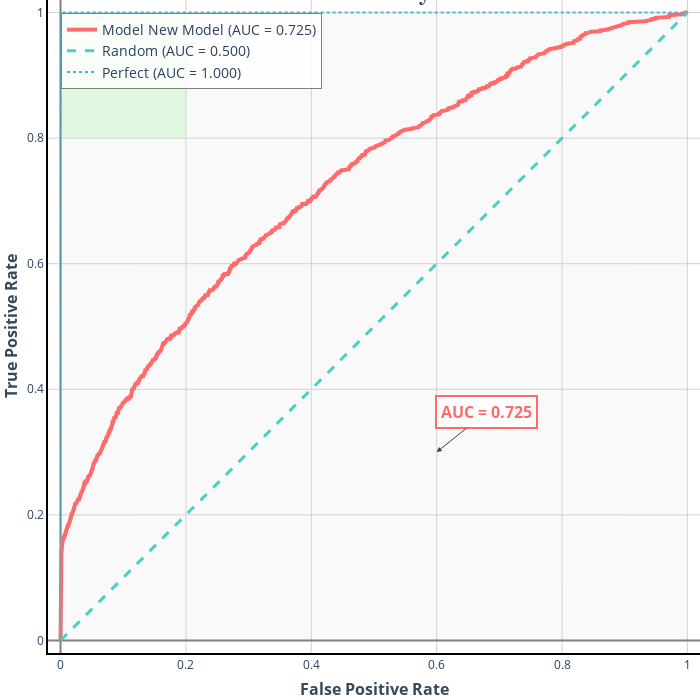
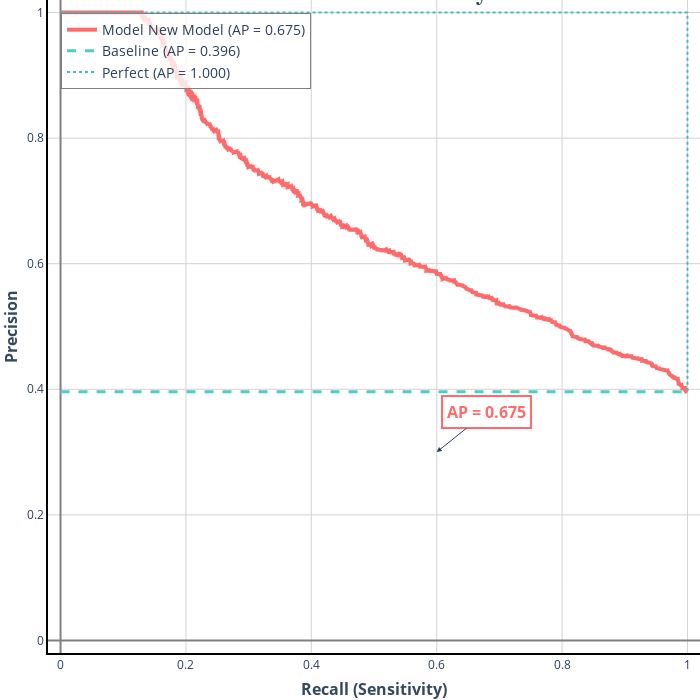
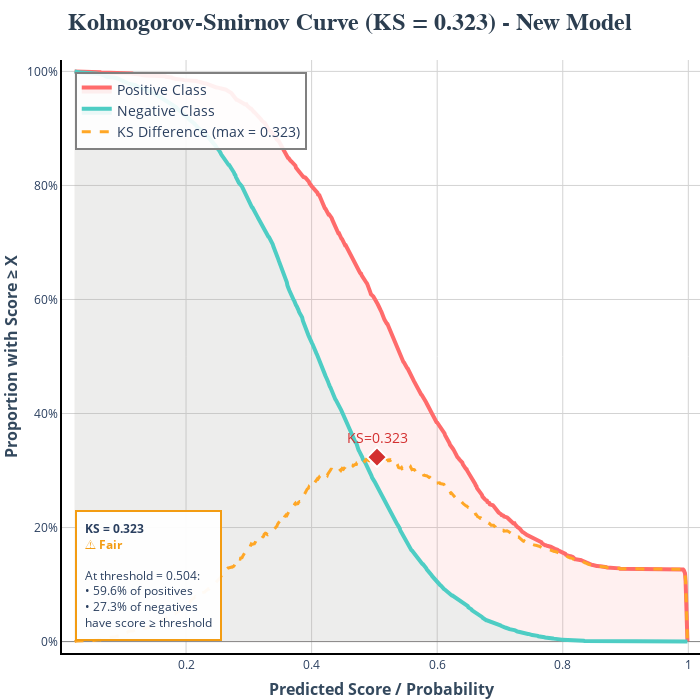
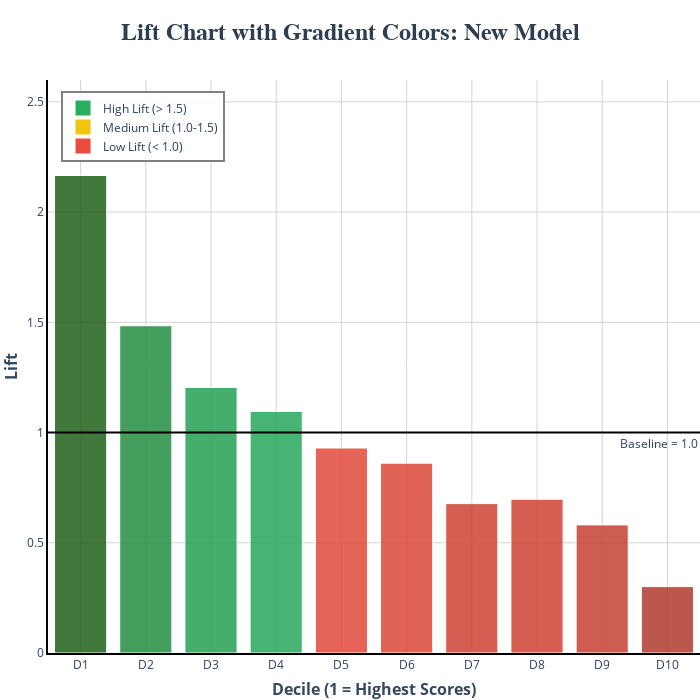

These figures' notebook cell, in order:
### Code cell
import pandas as pd
import numpy as np
from sklearn.metrics import roc_auc_score, accuracy_score, precision_score, recall_score, f1_score

from etl.util import prepare_dataset_without_leakage
from ml_features.features import prepare_features
from ml_features.customer_features import create_customer_features
from ml_features.sequence_features  import create_sequence_features
from ml_features.brand_features import create_brand_features
from ml_features.model_features import create_model_features
from ml_features.market_features import create_market_features
from ml_features.equipment_features import create_equipment_features
from ml_features.solution_complexity_features import create_solution_complexity_features
from ml_features.timeline_features import create_timeline_features, create_advanced_timeline_features, create_timeline_interaction_features
from ml_features.role_features import create_commercial_role_features
from ml_features.process_features import create_process_features
from ml_features.correction_features import create_correction_features
from ml_features.catboost_interaction_features import create_catboost_interaction_features
from ml_features.efficiency_interation_features import create_efficiency_interaction_features
from ml_features.engagement_interation_features import create_engagement_interaction_features
from ml_training.train_lgb import train_lgb
from ml_evaluation.dashboard import model_evaluation_report
from ml_evaluation.error_analysis import comprehensive_error_analysis, analyze_feature_contribution_to_errors, create_error_visualization

import warnings
warnings.filterwarnings('ignore')

# Load original clean quote data
df_quotes = pd.read_csv('cleaned_quote_data.csv')
df_quotes['dt_creation_devis'] = pd.to_datetime(df_quotes['dt_creation_devis'])
print(f"\n📊 Original quote data: {len(df_quotes):,} quotes from {df_quotes['numero_compte'].nunique():,} customers")


print("\n" + "="*80)
print("STRATEGY: CREATE FEATURES")
print("="*80)


# Create feature list
feature_funcs = [create_customer_features, create_sequence_features, create_brand_features, 
                 create_model_features, create_market_features,
                 create_equipment_features, create_solution_complexity_features,
                 create_timeline_features, create_advanced_timeline_features,
                 create_commercial_role_features, create_process_features
                 , create_correction_features
                ]


new_df = feature_funcs[0](df_quotes)
customer_df = new_df
for func in feature_funcs[1:]:
    new_df_ = func(df_quotes)

    new_df = pd.merge(new_df, new_df_, on='numero_compte', how='left', suffixes=('_dup', ''))
    new_df = new_df.drop(columns=[x for x in new_df.columns if '_dup' in x], errors='ignore')
    print(len(new_df))
    if func == create_sequence_features: sequence_df = new_df


# Now it's clear which column is which
y_new = new_df['converted']  # From sequence features
y_sequence = sequence_df['converted']  # From sequence features
y_customer = customer_df['converted']  # From customer features

# For modeling, use the sequence version
X_customer = customer_df.drop(columns=['numero_compte', 'converted'], errors='ignore')
X_customer_clean, y_customer_clean = prepare_features(X_customer, y_customer, "Customer Features")

X_sequence = sequence_df.drop(columns=['numero_compte', 'converted'], errors='ignore')
X_sequence_clean, y_sequence_clean = prepare_features(X_sequence, y_sequence, "Sequence Features")

new_df = create_timeline_interaction_features(new_df)
new_df, _ = create_catboost_interaction_features(new_df)
new_df, _ = create_efficiency_interaction_features(new_df)
new_df, _ = create_engagement_interaction_features(new_df)

X_new = new_df.drop(columns=['numero_compte', 'converted'], errors='ignore')
X_new_clean, y_new_clean = prepare_features(X_new, y_new, "New Features")

print("\n" + "="*80)
print("MODEL TRAINING WITH PROPER VISUALIZATIONS")
print("="*80)

# Test 1: Customer features
print("\n🧪 CUSTOMER FEATURES MODEL")
result_customer = train_lgb(X_customer_clean, y_customer_clean, 'customer_model')

# Create predictions for visualizations
X_test_customer = result_customer['X_test']
y_test_customer = result_customer['y_test']
y_pred_customer = result_customer['model'].predict(X_test_customer)
y_pred_proba_customer = result_customer['model'].predict_proba(X_test_customer)[:, 1]

# plots = log_all_plots(y_test, y_pred_proba, wandb_run_id, "Base Customer Model")
# for k, plot in plots.items():
#     plot.show()

# Test 2: Sequence features
print("\n🧪 SEQUENCE FEATURES MODEL")
result_sequence = train_lgb(X_sequence_clean, y_sequence_clean, 'sequence_model')
X_test_seq = result_sequence['X_test']
y_test_seq = result_sequence['y_test']
y_pred_seq = result_sequence['model'].predict(X_test_seq)
y_pred_proba_seq = result_sequence['model'].predict_proba(X_test_seq)[:, 1]

# plots = log_all_plots(y_test_seq, y_pred_proba_seq, wandb_run_id, "Sequence Model")
# for k, plot in plots.items():
#     plot.show()

# Test 3: Sequence features
print("\n🧪 NEW FEATURES MODEL")
result_new = train_lgb(X_new_clean, y_new_clean, 'new_model')
X_test_new = result_new['X_test']
y_test_new = result_new['y_test']
y_pred_new = result_new['model'].predict(X_test_new)
y_pred_proba_new = result_new['model'].predict_proba(X_test_new)[:, 1]

plots = log_all_plots(y_test_new, y_pred_proba_new, wandb_run_id, "New Model")
for k, plot in plots.items():
    plot.show()

### Figure 1 — Plotly figure (JSON) as saved in the notebook; plotly's stock layout.template omitted (floating-point values rounded to 4 significant figures; data arrays with more than 128 entries replaced by an {"elided": "..."} marker saying what was removed)
{"data": [{"hovertemplate": "FPR: %{x:.3f}<br>TPR: %{y:.3f}<br><extra></extra>", "line": {"color": "#FF6B6B", "dash": "solid", "width": 4}, "mode": "lines", "name": "Model New Model (AUC = 0.725)", "showlegend": true, "type": "scatter", "x": {"elided": "1950 float values"}, "xaxis": "x", "y": {"elided": "1950 float values"}, "yaxis": "y"}, {"line": {"color": "#4ECDC4", "dash": "dash", "width": 3}, "mode": "lines", "name": "Random (AUC = 0.500)", "showlegend": true, "type": "scatter", "x": [0, 1], "xaxis": "x", "y": [0, 1], "yaxis": "y"}, {"line": {"color": "#45B7D1", "dash": "dot", "width": 2}, "mode": "lines", "name": "Perfect (AUC = 1.000)", "showlegend": true, "type": "scatter", "x": [0, 0, 1], "xaxis": "x", "y": [0, 1, 1], "yaxis": "y"}], "layout": {"annotations": [{"arrowhead": 2, "ax": 50, "ay": -40, "bgcolor": "white", "bordercolor": "#FF6B6B", "borderpad": 4, "borderwidth": 2, "font": {"color": "#FF6B6B", "size": 16}, "showarrow": true, "text": "<b>AUC = 0.725</b>", "x": 0.6, "y": 0.3}], "height": 700, "hovermode": "x unified", "legend": {"bgcolor": "rgba(255, 255, 255, 0.8)", "bordercolor": "gray", "borderwidth": 1, "font": {"size": 14}, "x": 0.02, "y": 0.98}, "margin": {"b": 8, "l": 0, "r": 0, "t": 0}, "modebar": {"add": ["drawline", "drawopenpath", "drawclosedpath", "drawcircle", "drawrect", "eraseshape"], "remove": ["lasso2d", "select2d", "hoverClosestCartesian", "hoverCompareCartesian", "toggleSpikelines"]}, "paper_bgcolor": "white", "plot_bgcolor": "white", "shapes": [{"fillcolor": "rgba(0, 255, 0, 0.1)", "layer": "below", "line": {"width": 0}, "type": "rect", "x0": 0, "x1": 0.2, "xref": "x", "y0": 0.8, "y1": 1, "yref": "y"}, {"fillcolor": "rgba(128, 128, 128, 0.05)", "layer": "below", "line": {"width": 0}, "type": "rect", "x0": 0, "x1": 1, "xref": "x", "y0": 0, "y1": 1, "yref": "y"}], "title": {"font": {"color": "#2C3E50", "family": "Arial", "size": 24}, "text": "<b>ROC Curve Analysis</b>", "x": 0.5, "xanchor": "center"}, "width": 700, "xaxis": {"anchor": "y", "domain": [0, 1], "gridcolor": "lightgray", "gridwidth": 1, "linecolor": "black", "linewidth": 2, "range": [-0.02, 1.02], "showline": true, "tickfont": {"size": 12}, "title": {"font": {"color": "#34495E", "size": 16}, "text": "<b>False Positive Rate</b>"}, "zerolinecolor": "gray"}, "yaxis": {"anchor": "x", "domain": [0, 1], "gridcolor": "lightgray", "gridwidth": 1, "linecolor": "black", "linewidth": 2, "range": [-0.02, 1.02], "showline": true, "tickfont": {"size": 12}, "title": {"font": {"color": "#34495E", "size": 16}, "text": "<b>True Positive Rate</b>"}, "zerolinecolor": "gray"}}}

### Figure 2 — Plotly figure (JSON) as saved in the notebook; plotly's stock layout.template omitted (floating-point values rounded to 4 significant figures; data arrays with more than 128 entries replaced by an {"elided": "..."} marker saying what was removed)
{"data": [{"hovertemplate": "Recall: %{x:.3f}<br>Precision: %{y:.3f}<br><extra></extra>", "line": {"color": "#FF6B6B", "dash": "solid", "width": 4}, "mode": "lines", "name": "Model New Model (AP = 0.675)", "showlegend": true, "type": "scatter", "x": {"elided": "4706 float values"}, "y": {"elided": "4706 float values"}}, {"line": {"color": "#4ECDC4", "dash": "dash", "width": 3}, "mode": "lines", "name": "Baseline (AP = 0.396)", "showlegend": true, "type": "scatter", "x": [0, 1], "y": [0.396, 0.396]}, {"line": {"color": "#45B7D1", "dash": "dot", "width": 2}, "mode": "lines", "name": "Perfect (AP = 1.000)", "showlegend": true, "type": "scatter", "x": [0, 1, 1], "y": [1, 1, 0.396]}], "layout": {"annotations": [{"arrowhead": 2, "ax": 50, "ay": -40, "bgcolor": "white", "bordercolor": "#FF6B6B", "borderpad": 4, "borderwidth": 2, "font": {"color": "#FF6B6B", "size": 16}, "showarrow": true, "text": "<b>AP = 0.675</b>", "x": 0.6, "y": 0.3}], "height": 700, "hovermode": "x unified", "legend": {"bgcolor": "rgba(255, 255, 255, 0.8)", "bordercolor": "gray", "borderwidth": 1, "font": {"size": 14}, "x": 0.02, "y": 0.98}, "margin": {"b": 8, "l": 0, "r": 0, "t": 0}, "paper_bgcolor": "white", "plot_bgcolor": "white", "title": {"font": {"color": "#2C3E50", "family": "Arial", "size": 24}, "text": "<b>Precision-Recall Curve Analysis</b>", "x": 0.5, "xanchor": "center"}, "width": 700, "xaxis": {"anchor": "y", "domain": [0, 1], "gridcolor": "lightgray", "gridwidth": 1, "linecolor": "black", "linewidth": 2, "range": [-0.02, 1.02], "showline": true, "tickfont": {"size": 12}, "title": {"font": {"color": "#34495E", "size": 16}, "text": "<b>Recall (Sensitivity)</b>"}, "zerolinecolor": "gray"}, "yaxis": {"anchor": "x", "domain": [0, 1], "gridcolor": "lightgray", "gridwidth": 1, "linecolor": "black", "linewidth": 2, "range": [-0.02, 1.02], "showline": true, "tickfont": {"size": 12}, "title": {"font": {"color": "#34495E", "size": 16}, "text": "<b>Precision</b>"}, "zerolinecolor": "gray"}}}

### Figure 3 — Plotly figure (JSON) as saved in the notebook; plotly's stock layout.template omitted (floating-point values rounded to 4 significant figures; data arrays with more than 128 entries replaced by an {"elided": "..."} marker saying what was removed)
{"data": [{"fill": "tozeroy", "fillcolor": "rgba(255, 107, 107, 0.1)", "hovertemplate": "Score: %{x:.3f}<br>% Positive ≥ score: %{y:.1%}<br><extra></extra>", "line": {"color": "#FF6B6B", "width": 4}, "mode": "lines", "name": "Positive Class", "showlegend": true, "type": "scatter", "x": {"elided": "1000 float values"}, "y": {"elided": "1000 float values"}}, {"fill": "tozeroy", "fillcolor": "rgba(78, 205, 196, 0.1)", "hovertemplate": "Score: %{x:.3f}<br>% Negative ≥ score: %{y:.1%}<br><extra></extra>", "line": {"color": "#4ECDC4", "width": 4}, "mode": "lines", "name": "Negative Class", "showlegend": true, "type": "scatter", "x": {"elided": "1000 float values"}, "y": {"elided": "1000 float values"}}, {"hovertemplate": "Score: %{x:.3f}<br>KS Difference: %{y:.3f}<br><extra></extra>", "line": {"color": "#FFA726", "dash": "dash", "width": 3}, "mode": "lines", "name": "KS Difference (max = 0.323)", "showlegend": true, "type": "scatter", "x": {"elided": "1000 float values"}, "y": {"elided": "1000 float values"}}, {"hovertemplate": "Threshold: 0.504<br>KS: 0.323<br>% Positive ≥ threshold: 59.6%<br>% Negative ≥ threshold: 27.3%<br><extra></extra>", "marker": {"color": "#D32F2F", "line": {"color": "white", "width": 2}, "size": 15, "symbol": "diamond"}, "mode": "markers+text", "name": "KS Maximum", "showlegend": false, "text": ["KS=0.323"], "textfont": {"color": "#D32F2F", "size": 14}, "textposition": "top center", "type": "scatter", "x": [0.5041], "y": [0.3235]}], "layout": {"annotations": [{"align": "left", "bgcolor": "rgba(255, 255, 255, 0.95)", "bordercolor": "#F39C12", "borderpad": 8, "borderwidth": 2, "font": {"size": 12}, "showarrow": false, "text": "<b>KS = 0.323</b><br><span style='color:#F39C12'><b>⚠️ Fair</b></span><br><br>At threshold = 0.504:<br>• 59.6% of positives<br>• 27.3% of negatives<br>have score ≥ threshold", "x": 0.02, "xref": "paper", "y": 0.02, "yref": "paper"}], "height": 700, "hovermode": "x unified", "legend": {"bgcolor": "rgba(255, 255, 255, 0.9)", "bordercolor": "gray", "borderwidth": 2, "font": {"size": 14}, "x": 0.02, "y": 0.98}, "margin": {"b": 8, "l": 0, "r": 0, "t": 60}, "paper_bgcolor": "white", "plot_bgcolor": "white", "title": {"font": {"color": "#2C3E50", "family": "Arial", "size": 24}, "text": "<b>Kolmogorov-Smirnov Curve (KS = 0.323) - New Model</b>", "x": 0.5, "xanchor": "center"}, "width": 700, "xaxis": {"anchor": "y", "domain": [0, 1], "gridcolor": "lightgray", "gridwidth": 1, "linecolor": "black", "linewidth": 2, "range": [0.00242, 1.019], "showline": true, "tickfont": {"size": 12}, "title": {"font": {"color": "#34495E", "size": 16}, "text": "<b>Predicted Score / Probability</b>"}}, "yaxis": {"anchor": "x", "domain": [0, 1], "gridcolor": "lightgray", "gridwidth": 1, "linecolor": "black", "linewidth": 2, "range": [-0.02, 1.02], "showline": true, "tickfont": {"size": 12}, "tickformat": ".0%", "title": {"font": {"color": "#34495E", "size": 16}, "text": "<b>Proportion with Score ≥ X</b>"}, "zeroline": true, "zerolinecolor": "gray", "zerolinewidth": 1}}}

### Figure 4 — Plotly figure (JSON) as saved in the notebook; plotly's stock layout.template omitted (floating-point values rounded to 4 significant figures)
{"data": [{"customdata": [0.8577, 0.5879, 0.477, 0.434, 0.3682, 0.341, 0.2683, 0.2762, 0.2301, 0.1192], "hovertemplate": "Decile %{x}<br>Lift: %{y:.2f}x<br>Response Rate: %{customdata:.1%}<br><extra></extra>", "marker": {"color": ["rgb(33,97,25)", "rgb(36,142,66)", "rgb(37,160,83)", "rgb(38,167,90)", "rgb(225,74,58)", "rgb(220,72,57)", "rgb(205,67,53)", "rgb(207,68,53)", "rgb(198,65,51)", "rgb(176,58,46)"], "line": {"color": "white", "width": 1}}, "name": "Lift per Decile", "opacity": 0.85, "showlegend": false, "type": "bar", "x": [1, 2, 3, 4, 5, 6, 7, 8, 9, 10], "y": [2.166, 1.485, 1.205, 1.096, 0.9298, 0.8612, 0.6777, 0.6974, 0.5812, 0.3011]}, {"marker": {"color": "#27AE60", "size": 15, "symbol": "square"}, "mode": "markers", "name": "High Lift (> 1.5)", "showlegend": true, "type": "scatter", "x": [null], "y": [null]}, {"marker": {"color": "#F1C40F", "size": 15, "symbol": "square"}, "mode": "markers", "name": "Medium Lift (1.0-1.5)", "showlegend": true, "type": "scatter", "x": [null], "y": [null]}, {"marker": {"color": "#E74C3C", "size": 15, "symbol": "square"}, "mode": "markers", "name": "Low Lift (< 1.0)", "showlegend": true, "type": "scatter", "x": [null], "y": [null]}], "layout": {"annotations": [{"font": {"size": 12}, "showarrow": false, "text": "Baseline = 1.0", "x": 1, "xanchor": "right", "xref": "x domain", "y": 1, "yanchor": "top", "yref": "y"}], "height": 700, "hovermode": "x unified", "legend": {"bgcolor": "rgba(255, 255, 255, 0.9)", "bordercolor": "gray", "borderwidth": 2, "font": {"size": 12}, "x": 0.02, "y": 0.98}, "margin": {"b": 8, "l": 0, "r": 0, "t": 80}, "paper_bgcolor": "white", "plot_bgcolor": "white", "shapes": [{"line": {"color": "black", "dash": "solid", "width": 2}, "type": "line", "x0": 0, "x1": 1, "xref": "x domain", "y0": 1, "y1": 1, "yref": "y"}], "title": {"font": {"color": "#2C3E50", "family": "Arial", "size": 24}, "text": "<b>Lift Chart with Gradient Colors: New Model</b>", "x": 0.5, "xanchor": "center"}, "width": 700, "xaxis": {"anchor": "y", "domain": [0, 1], "gridcolor": "lightgray", "gridwidth": 1, "linecolor": "black", "linewidth": 2, "showline": true, "tickfont": {"size": 12}, "tickmode": "array", "ticktext": ["D1", "D2", "D3", "D4", "D5", "D6", "D7", "D8", "D9", "D10"], "tickvals": [1, 2, 3, 4, 5, 6, 7, 8, 9, 10], "title": {"font": {"color": "#34495E", "size": 16}, "text": "<b>Decile (1 = Highest Scores)</b>"}}, "yaxis": {"anchor": "x", "domain": [0, 1], "gridcolor": "lightgray", "gridwidth": 1, "linecolor": "black", "linewidth": 2, "range": [0, 2.599], "showline": true, "tickfont": {"size": 12}, "title": {"font": {"color": "#34495E", "size": 16}, "text": "<b>Lift</b>"}}}}
